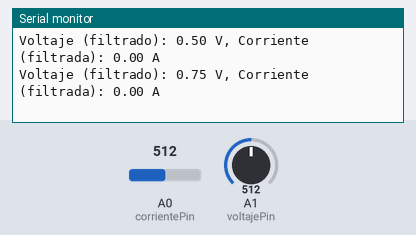
This sketch was run on a simulated Arduino Uno, built with avr-gcc and run on an emulated ATmega328P. Parts: the last lines printed to the serial monitor. The test bench sets the inputs (shaded band); at power-on: A0 (corrientePin) = 512, A1 (voltajePin) = 512.

Above: at 2.2 s.
2.3 s: A0 (corrientePin) set to 495
At 3.0 s:
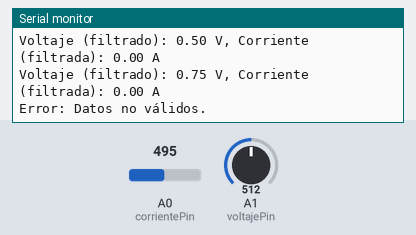
4.5 s: A0 (corrientePin) set to 716
At 5.0 s:
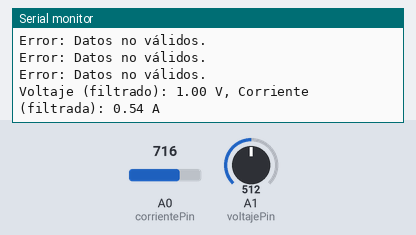
7.5 s: A0 (corrientePin) set to 511
At 8.0 s:
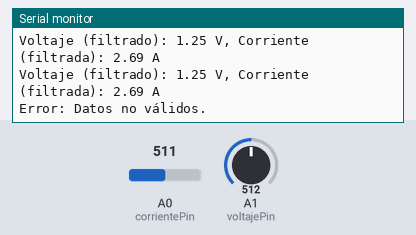
10.5 s: A0 (corrientePin) set to 900
At 11.0 s:
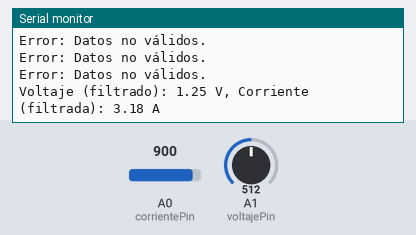
13.5 s: A1 (voltajePin) set to 716
At 14.0 s:
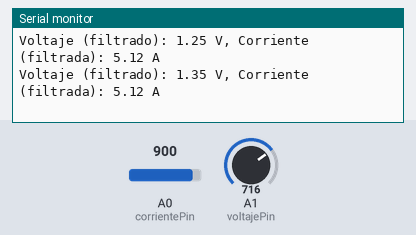
15.0 s: A1 (voltajePin) set to 900
At 15.5 s:
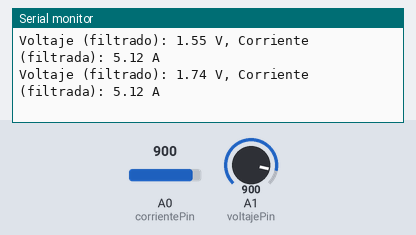
Timing chart, 0 to 17.5 s (numbered marks = the images above; inputs shaded):
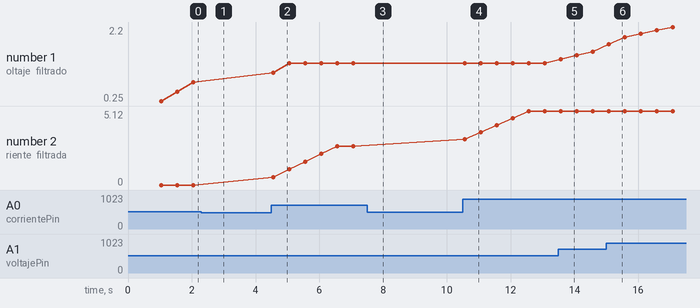

Measured:
- the behaviour switches between 512 and 511 on A0 (corrientePin) (found by bisection; images 0 and 1)
- after the input at 2.3 s, the serial monitor: prints a new line after 0.25 s (image 1)
- after the input at 4.5 s, the serial monitor: prints a new line after 0.05 s (image 2)
- after the input at 7.5 s, the serial monitor: prints a new line after 0.06 s (image 3)
- after the input at 10.5 s, the serial monitor: prints a new line after 0.06 s (image 4)
- after the input at 13.5 s, the serial monitor: prints a new line after 0.07 s (image 5)
- after the input at 15.0 s, the serial monitor: prints a new line after 0.08 s (image 6)
- plotted number 1: 0.75 → 1.25 after the input at 4.5 s, 1.25 → 1.55 after the input at 13.5 s, 1.55 → 2.2 after the input at 15.0 s

The sketch:

lectura_de_sensores.ino
```cpp
#include <EEPROM.h> // Incluye la librería EEPROM para almacenamiento en memoria

// Declaración de pines para los sensores
const int corrientePin = A0; // Pin analógico para el sensor de corriente
const int voltajePin = A1;  // Pin analógico para el sensor de voltaje

// Configuración de constantes para los sensores
const float voltajeReferencia = 5.0; // Voltaje de referencia del Arduino
const float corrienteSensibilidad = 0.185; // Sensibilidad del sensor ACS712 (mV/A)
const int tamanoVentana = 10; // Número de muestras para el filtro de media móvil

// Variables para almacenar las lecturas
float voltaje;
float corriente;
float corrienteOffset = 0.0; // Offset calibrado del sensor de corriente

// Arreglos y variables para el filtro de media móvil
float corrienteMuestras[tamanoVentana];
float voltajeMuestras[tamanoVentana];
int indiceMuestra = 0; // Índice para almacenar las muestras en el arreglo

// Configuración inicial del Arduino
void setup() {
  Serial.begin(9600); // Inicializa la comunicación serial a 9600 baudios

  // Inicializa las muestras con 0
  for (int i = 0; i < tamanoVentana; i++) {
    corrienteMuestras[i] = 0.0;
    voltajeMuestras[i] = 0.0;
  }

  // Calibración del sensor de corriente
  calibrarSensorCorriente();
}

// Función para calibrar el sensor de corriente
void calibrarSensorCorriente() {
  Serial.println("Calibrando sensor de corriente...");
  long sumaLecturas = 0;
  const int numLecturas = 100;

  // Leer varias veces el valor del sensor para encontrar el offset
  for (int i = 0; i < numLecturas; i++) {
    sumaLecturas += analogRead(corrientePin);
    delay(10); // Espera para evitar lecturas demasiado rápidas
  }

  // Calcular el offset promedio
  corrienteOffset = (sumaLecturas / numLecturas) * voltajeReferencia / 1024.0;
  Serial.print("Offset de corriente calibrado: ");
  Serial.println(corrienteOffset);
}

// Función para convertir lecturas analógicas a valores de corriente
float convertirCorriente(int lectura) {
  return ((lectura * voltajeReferencia) / 1024.0 - corrienteOffset) / corrienteSensibilidad;
}

// Función para convertir lecturas analógicas a valores de voltaje
float convertirVoltaje(int lectura) {
  return (lectura * voltajeReferencia) / 1024.0;
}

// Función para aplicar el filtro de media móvil
float aplicarFiltroMediaMovil(float muestra[], float nuevoValor) {
  // Eliminar el valor más antiguo y añadir el nuevo valor
  muestra[indiceMuestra] = nuevoValor;
  indiceMuestra = (indiceMuestra + 1) % tamanoVentana;

  // Calcular el promedio de las muestras
  float suma = 0.0;
  for (int i = 0; i < tamanoVentana; i++) {
    suma += muestra[i];
  }
  return suma / tamanoVentana;
}

// Función para leer y procesar datos de los sensores
void leerYProcesarDatos() {
  float lecturaVoltaje = convertirVoltaje(analogRead(voltajePin));
  float lecturaCorriente = convertirCorriente(analogRead(corrientePin));

  // Verificar si los valores de voltaje y corriente son válidos
  if (lecturaVoltaje >= 0 && lecturaCorriente >= 0) {
    // Aplicar el filtro de media móvil
    voltaje = aplicarFiltroMediaMovil(voltajeMuestras, lecturaVoltaje);
    corriente = aplicarFiltroMediaMovil(corrienteMuestras, lecturaCorriente);

    // Mostrar los resultados en el monitor serial
    Serial.print("Voltaje (filtrado): ");
    Serial.print(voltaje);
    Serial.print(" V, Corriente (filtrada): ");
    Serial.print(corriente);
    Serial.println(" A");
  } else {
    Serial.println("Error: Datos no válidos.");
  }
}

// Bucle principal del programa
void loop() {
  leerYProcesarDatos();

  // Utilizar un temporizador para reducir la frecuencia de las lecturas
  delay(500); // Espera 500 milisegundos
}
```
